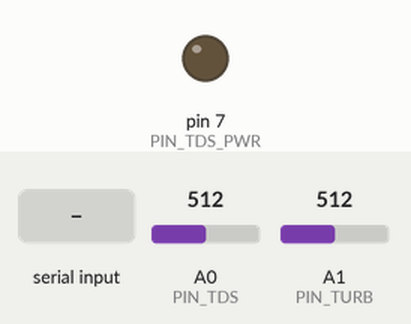
The sketch below on a simulated Arduino Uno, built with avr-gcc and run on an emulated ATmega328P. Shown: output pins drawn as LEDs (lit = HIGH). The inputs (shaded band) are chosen by the test bench; at power-on: A0 (PIN_TDS) = 512, A1 (PIN_TURB) = 512. EEPROM starts erased; what the sketch prints to the serial monitor is not drawn.

Above: at 4.3 s.
4.4 s: A0 (PIN_TDS) set to 0
At 6.7 s:
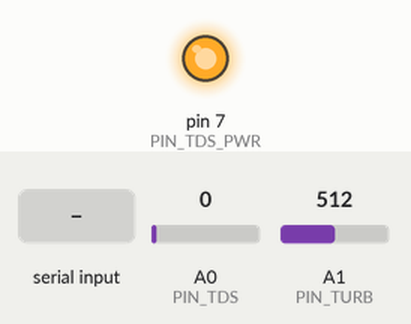
7.4 s: A1 (PIN_TURB) set to 0
10.4 s: "clear\n" received over Serial
13.4 s: "reset\n" received over Serial
16.4 s: "tds 90\n" received over Serial
Timing chart, 0 to 20.4 s (numbered marks = the images above; inputs shaded):
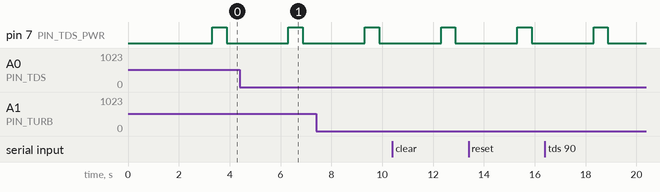

The sketch:

water_quality_uno_final.ino
```cpp
/*
  Water Quality Monitor - Arduino Uno + TDS + Turbidity (no ADS1115)
  Educational prototype. Not certified water-safety equipment.

  WIRING (Your Setup):
    TDS:       red (+) -> Uno 5V (or D7 for optional power gating), black (-) -> GND,
               yellow (A) -> Uno A0
    Turbidity: V -> Uno 5V, G -> GND, signal -> Uno A1

  ARDUINO IDE: Board "Arduino Uno". No extra library needed.
  Serial Monitor: 9600 baud, line ending set to "Newline".

  WHAT THIS VERSION FIXES
    - Measures the real 5V rail automatically (no need to type VREF).
    - Averages many samples (middle half of sorted values) to reduce noise.
    - Powers the TDS module only while reading, so the TDS probe does not
      disturb the turbidity reading or sit energised in the water.
    - Calibrate from the Serial Monitor with commands. Values are saved in
      EEPROM and survive power-off. No re-uploading.

  CALIBRATION COMMANDS (type in Serial Monitor, press Enter)
    tds 500    probe in a standard solution of 500 ppm -> saves TDS factor
    clear      probe in clear water -> saves 0 NTU point
    turb 100   probe in water of known 100 NTU -> saves second point
    show       print saved calibration
    reset      erase saved calibration

  TEMPERATURE: there is no temperature sensor in this project, so TDS is not
  temperature compensated. Calibrate and measure at about 25 C.
*/

#include <Arduino.h>
#include <EEPROM.h>

const char* DEVICE_ID = "UNO-001";
const uint8_t PIN_TDS_PWR = 7;     // D7 powers the TDS module (check module current < 20 mA)
const uint8_t PIN_TDS     = A0;
const uint8_t PIN_TURB    = A1;

const int SAMPLES = 30;
const unsigned long INTERVAL_MS = 3000;

struct Cal {
  uint16_t magic;
  float tdsK;
  float vClear;
  float vKnown;
  float ntuKnown;
  bool  turbOk;
};
Cal cal;
const uint16_t CAL_MAGIC = 0xA55A;

float lastTdsRaw = 0;   // uncalibrated ppm from the last reading
float lastVTurb  = 0;   // volts from the last turbidity reading

void loadCal() {
  EEPROM.get(0, cal);
  if (cal.magic != CAL_MAGIC) {
    cal.magic = CAL_MAGIC; cal.tdsK = 1.0f;
    cal.vClear = 0; cal.vKnown = 0; cal.ntuKnown = 0; cal.turbOk = false;
  }
}
void saveCal() { EEPROM.put(0, cal); }

// Measure the real 5V rail (mV) using the internal 1.1 V reference
long readVccMv() {
  ADMUX = _BV(REFS0) | _BV(MUX3) | _BV(MUX2) | _BV(MUX1);
  delay(3);
  long sum = 0;
  for (int i = 0; i < 8; i++) {
    ADCSRA |= _BV(ADSC);
    while (bit_is_set(ADCSRA, ADSC));
    sum += ADC;
  }
  return 1125300L / (sum / 8);
}

// Median-style average of analogRead samples, returned in volts
float readVolts(uint8_t pin, float vcc) {
  analogRead(pin);                      // discard first reading after switching pin
  delay(10);
  int s[SAMPLES];
  for (int i = 0; i < SAMPLES; i++) { s[i] = analogRead(pin); delay(5); }
  for (int i = 1; i < SAMPLES; i++) {   // insertion sort
    int k = s[i], j = i - 1;
    while (j >= 0 && s[j] > k) { s[j + 1] = s[j]; j--; }
    s[j + 1] = k;
  }
  long sum = 0;
  int from = SAMPLES / 4, to = SAMPLES - SAMPLES / 4;
  for (int i = from; i < to; i++) sum += s[i];
  return ((float)sum / (to - from)) * vcc / 1023.0f;
}

// TDS in ppm before calibration factor (assumes about 25 C)
float tdsRawPpm(float v) {
  float ppm = (133.42f * v * v * v - 255.86f * v * v + 857.39f * v) * 0.5f;
  return ppm < 0 ? 0 : ppm;
}

float turbidityNtu(float v) {
  float span = cal.vClear - cal.vKnown;
  float ntu = (cal.vClear - v) * (cal.ntuKnown / span);
  return ntu < 0 ? 0 : ntu;
}

void showCal() {
  Serial.print(F("TDS factor K: "));   Serial.println(cal.tdsK, 4);
  Serial.print(F("Clear-water V: "));  Serial.println(cal.vClear, 3);
  Serial.print(F("Known point V: "));  Serial.print(cal.vKnown, 3);
  Serial.print(F(" = "));              Serial.print(cal.ntuKnown, 1); Serial.println(F(" NTU"));
  Serial.println(cal.turbOk ? F("Turbidity calibrated: YES") : F("Turbidity calibrated: NO"));
}

void handleCommand(String cmd) {
  cmd.trim(); cmd.toLowerCase();
  if (cmd.length() == 0) return;

  if (cmd.startsWith("tds ")) {
    float ref = cmd.substring(4).toFloat();
    if (ref > 0 && lastTdsRaw > 1) {
      cal.tdsK = ref / lastTdsRaw; saveCal();
      Serial.print(F("Saved. TDS factor K = ")); Serial.println(cal.tdsK, 4);
    } else Serial.println(F("Need a reference ppm and a probe in solution (reading above 1 ppm)."));
  } else if (cmd == "clear") {
    cal.vClear = lastVTurb;
    cal.turbOk = (cal.vClear - cal.vKnown) > 0.1f && cal.ntuKnown > 0;
    saveCal();
    Serial.print(F("Saved clear-water V = ")); Serial.println(cal.vClear, 3);
  } else if (cmd.startsWith("turb ")) {
    float ntu = cmd.substring(5).toFloat();
    if (ntu > 0) {
      cal.vKnown = lastVTurb; cal.ntuKnown = ntu;
      cal.turbOk = (cal.vClear - cal.vKnown) > 0.1f;
      saveCal();
      Serial.print(F("Saved known point: ")); Serial.print(cal.vKnown, 3);
      Serial.print(F(" V = ")); Serial.print(ntu, 1); Serial.println(F(" NTU"));
      if (!cal.turbOk) Serial.println(F("Set 'clear' first (clear water must read higher than the turbid point)."));
    } else Serial.println(F("Usage: turb 100"));
  } else if (cmd == "show") {
    showCal();
  } else if (cmd == "reset") {
    cal.magic = 0; loadCal(); saveCal();
    Serial.println(F("Calibration erased."));
  } else {
    Serial.println(F("Commands: tds <ppm> | clear | turb <ntu> | show | reset"));
  }
}

unsigned long lastRun = 0;

void setup() {
  Serial.begin(9600);
  pinMode(PIN_TDS_PWR, OUTPUT);
  digitalWrite(PIN_TDS_PWR, LOW);
  loadCal();
  Serial.println(F("=== Water Quality Monitor (Arduino Uno) ==="));
  Serial.println(F("Commands: tds <ppm> | clear | turb <ntu> | show | reset"));
  showCal();
  delay(3000);                          // turbidity sensor warm-up
}

void loop() {
  if (Serial.available()) handleCommand(Serial.readStringUntil('\n'));

  if (millis() - lastRun < INTERVAL_MS) return;
  lastRun = millis();

  float vcc = readVccMv() / 1000.0f;

  // Turbidity first (TDS module is still off)
  float vTurb = readVolts(PIN_TURB, vcc);

  // TDS: power on, let it settle, read, power off
  digitalWrite(PIN_TDS_PWR, HIGH);
  delay(400);
  float vTds = readVolts(PIN_TDS, vcc);
  digitalWrite(PIN_TDS_PWR, LOW);

  lastVTurb = vTurb;
  lastTdsRaw = tdsRawPpm(vTds);
  float tds = lastTdsRaw * cal.tdsK;

  Serial.print(F("5V rail: "));          Serial.print(vcc, 2);
  Serial.print(F(" V | TDS V: "));       Serial.print(vTds, 3);
  Serial.print(F(" | Turbidity V: "));   Serial.println(vTurb, 3);

  if (vTds < 0.02f) Serial.println(F("TDS: no signal (dry probe or wiring problem)"));
  if (vTurb < 0.02f) Serial.println(F("Turbidity: no signal (check wiring)"));

  Serial.print(F("TDS: ")); Serial.print(tds, 1); Serial.println(F(" ppm"));

  if (!cal.turbOk) {
    Serial.println(F("Turbidity: not calibrated (use commands: clear, turb <ntu>)"));
  } else {
    float ntu = turbidityNtu(vTurb);
    Serial.print(F("Turbidity: ")); Serial.print(ntu, 1); Serial.println(F(" NTU"));

    // JSON line (only when both values are valid)
    Serial.print(F("{\"device_id\":\"")); Serial.print(DEVICE_ID);
    Serial.print(F("\",\"tds\":"));       Serial.print(tds, 1);
    Serial.print(F(",\"turbidity\":"));   Serial.print(ntu, 1);
    Serial.println(F(",\"source\":\"ARDUINO_UNO\"}"));
  }
  Serial.println(F("--------------------------------"));
}
```
